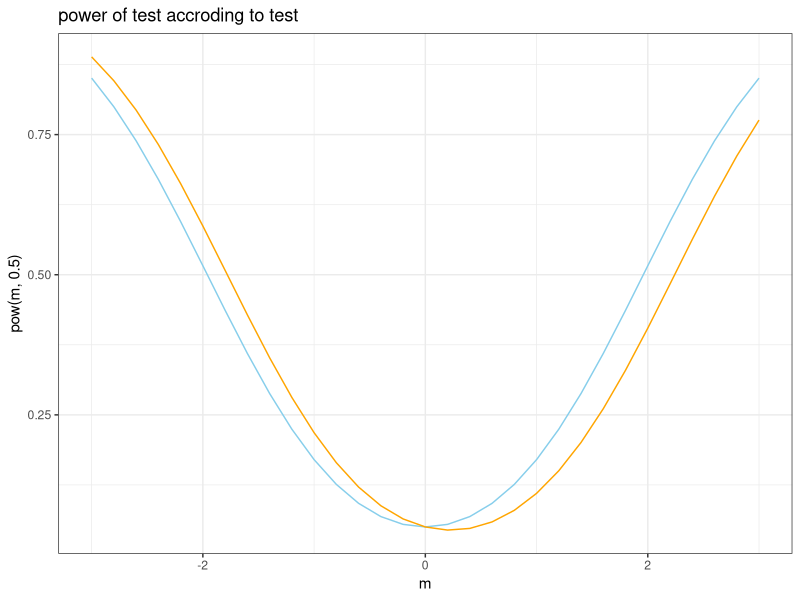
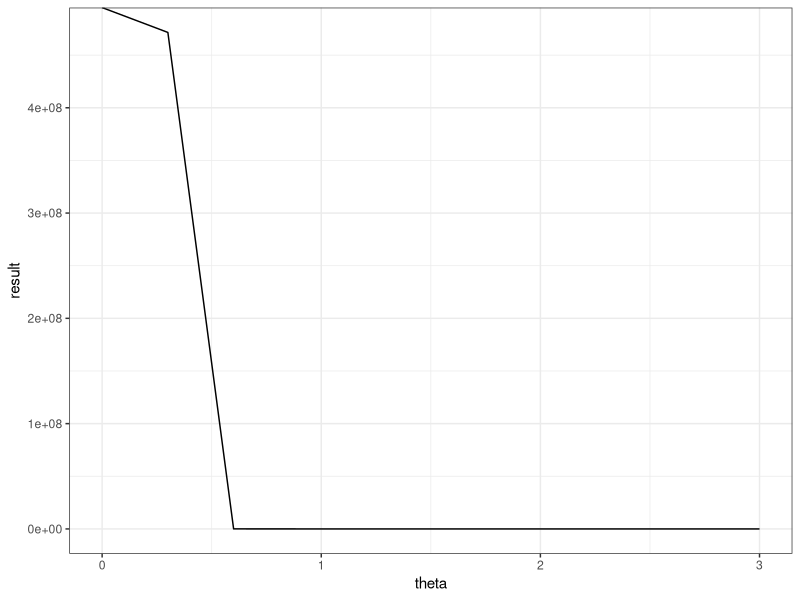
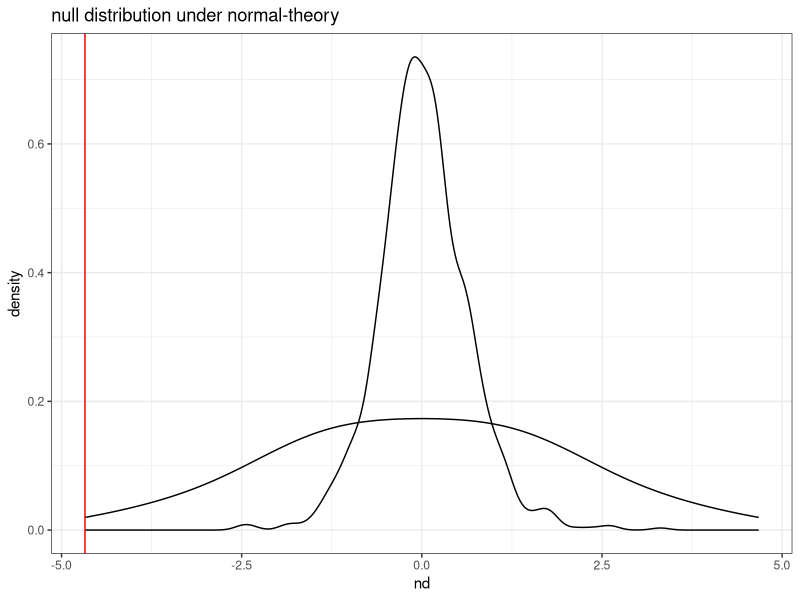

Generate these figures, in order, with R:
## ---- chunk 1
library(tidyverse)
library(grid)
library(gridExtra)
library(knitr)
require(magrittr)
require(plyr)
library(gtools)
ggplot2::theme_set(ggplot2::theme_bw())
knitr::opts_chunk$set(fig.align = 'center')
## ---- chunk 2
a = 0.05
w = c(.5,0.25)
pow <- function(m,w){
  return(pnorm(qnorm(a*(1-w))-m) + 1 - pnorm(qnorm(1-a*w)-m))
}
m = seq(-3,3,by = 0.2)
ggplot() +
  geom_line(mapping = aes(x = m,y = pow(m,.5)), color = "skyblue") +
  geom_line(mapping = aes(x = m,y = pow(m,.25)), color = "orange") +
  labs(title = "power of test accroding to test")
## ---- chunk 3
a = 0.05
theta0 = 2
theta = seq(0,3,.3)
result <- exp(-theta0*log(a)/theta)
ggplot()+
  geom_line(mapping = aes(x = theta, y = result))
## ---- chunk 4

x = c("B","A","B","B","A","A","B","A")
y = c(7.5, 1.2, 7.5, 8.7, 3.2, 5.1, 6.2, 1.7)
data <- cbind.data.frame(x,y)
#normal
idx <- data$x == "A"
Y_A <- mean(data[idx,2])
Y_B <- mean(data[!idx,2])
sp <- sum((data[idx,2] - Y_A)^2+(data[!idx,2] - Y_B)^2)/nrow(data)
tt <- (Y_A-Y_B)#/(sqrt(sp/6))
set.seed(532)
nd <- sqrt(sp/6)*rt(1000,6)
#randomization test
perm <- permutations(2,8,c("A","B"),set = T,repeats.allowed = T)
idx <- apply(perm,1,function(x){sum(x == "A")}) == 4
perm <- perm[idx,]
Td <- rep(NA,nrow(perm))
for(i in 1:nrow(perm)){
  data <- cbind.data.frame(x = perm[i,],y)
  idx <- data$x == "A"
  Y_A <- mean(data[idx,2])
  Y_B <- mean(data[!idx,2])
  Td[i] <- Y_A-Y_B
}

ggplot() +
  geom_density(mapping = aes(x = nd)) +
  geom_density(mapping = aes(x = Td)) +
  geom_vline(mapping = aes(xintercept = tt), color = "red") +
  labs(title = "null distribution under normal-theory")
